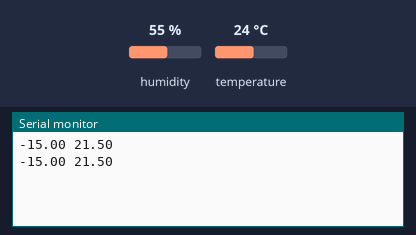
This sketch was run on a simulated Arduino Uno, built with avr-gcc and run on an emulated ATmega328P. Parts: the last lines printed to the serial monitor. Inputs (shaded band) come from the test bench; at power-on: humidity 55 %, temperature 24 °C.

Above: at 2.8 s.
2.9 s: humidity set to 22 %
At 4.8 s:
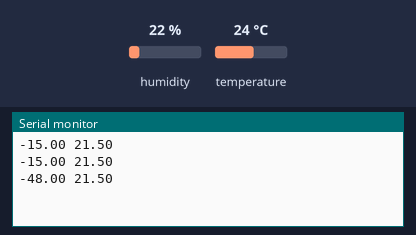
5.6 s: temperature set to 12 °C
At 7.3 s:
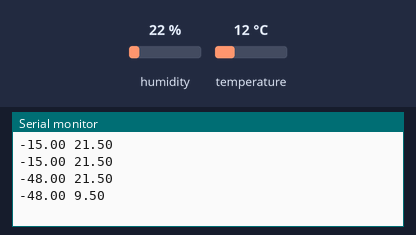
8.3 s: humidity set to 40 %
At 10.9 s:
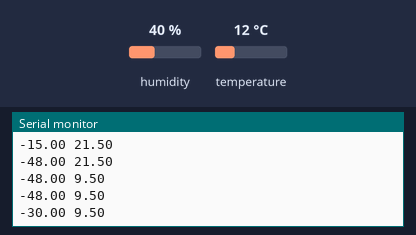
Timing chart, 0 to 12.4 s (numbered marks = the images above; inputs shaded):
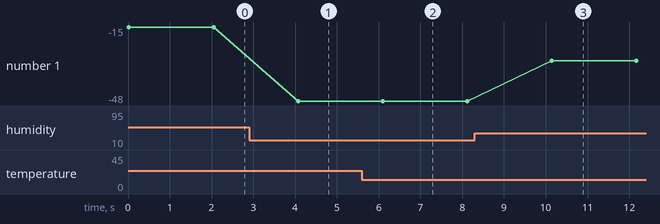

Measured:
- after the input at 2.9 s, the serial monitor: prints a new line after 1.2 s (image 1)
- after the input at 5.6 s, the serial monitor: prints a new line after 0.50 s (image 2)
- after the input at 8.3 s, the serial monitor: prints a new line after 1.8 s (image 3)
- plotted number 1: -15 → -48 after the input at 2.9 s, -48 → -30 after the input at 8.3 s

The sketch:

dht.ino.ino
```cpp
#include "DHT.h"
#define dht_type DHT11 //define qual c tipo de senscr DHIxx que se esté utilizando
int dht_pin = A1;
DHT dht_1 = DHT (dht_pin, dht_type); //pode-se coniigurar diversos sensores DHt.h
void setup()
{
Serial.begin(9600);
dht_1.begin();
}

void loop()
{
float umidade = dht_1.readHumidity();
float temperatura = dht_1.readTemperature();
umidade = umidade - 70;
temperatura = temperatura - 2.5 ;
 if (isnan(temperatura) or isnan (umidade))
{
Serial.println("erro ao ler o DHT");
}
else
{
Serial.print(umidade);
Serial.print(" ");
Serial.println(temperatura);

}
delay(2000);
}
```
